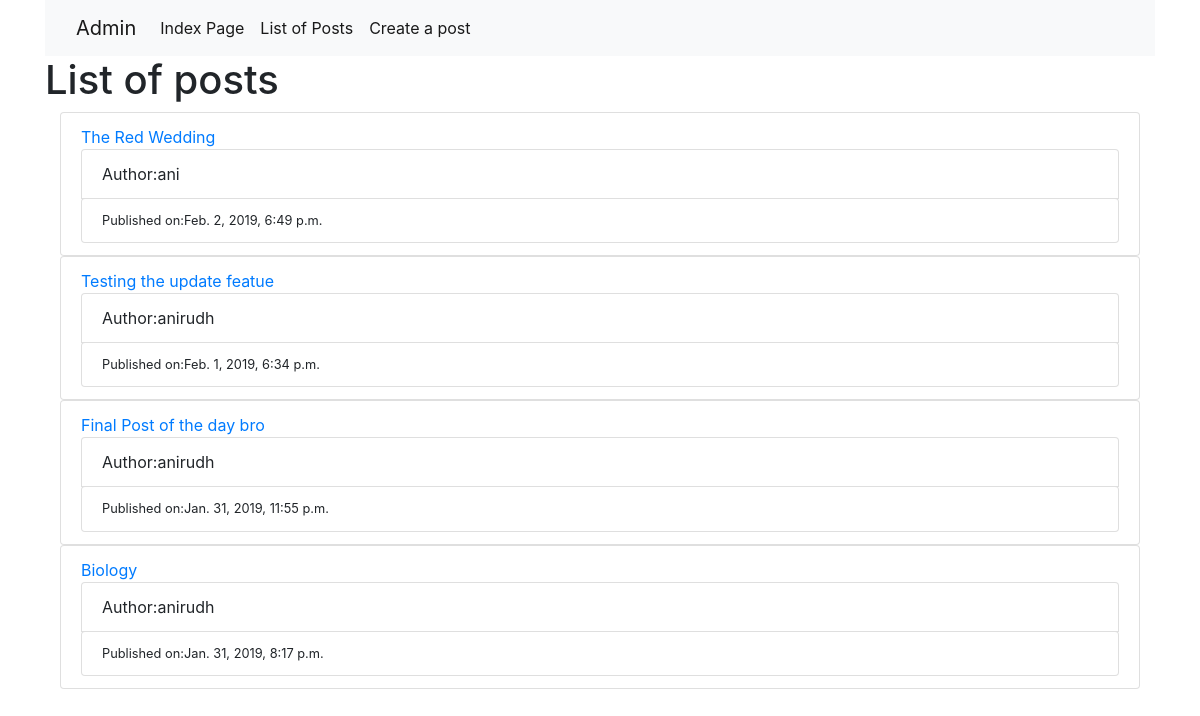
/posts/, run on the app's committed database.
### blog/models.py (models this page shows, shortened)
class Post(models.Model):
    author = models.ForeignKey("auth.User",on_delete=models.CASCADE)
    title = models.CharField(max_length=256)
    text = models.TextField()
    create_date = models.DateTimeField(default=timezone.now())
    published_date = models.DateTimeField(blank=True,null=True)

### blog/views.py (the view)
# urls.py: path('posts/',views.PostListView.as_view(),name='posts_list'),
class PostListView(ListView):
    model = Post
    context_object_name = 'post_list'
    def get_context_data(self,**kwargs):
        context = super().get_context_data(**kwargs)
        return context
    def get_queryset(self):
        return Post.objects.filter(published_date__lte=timezone.now()).order_by('-published_date')

### blog/templates/blog/post_list.html
{% extends 'blog/base.html' %}
{% block body_block %}
  <h1>List of posts</h1>
  <ul class="list-group">
  {% for post in post_list %}
  <div class="container">
    <li class="list-group-item">
      <a href="{% url 'blog:post_detail'  pk=post.pk %}">{{post.title}}</a>
        <ul class="list-group">
          <li class="list-group-item">Author:{{post.author}}</li>
          <small><li class="list-group-item">Published on:{{post.published_date}}</li></small>
        </ul>
    </li>
  </div>
  {% endfor %}
  </ul>
{% endblock %}

### data on the page
Post: title "The Red Wedding", author "ani", published_date "Feb. 2, 2019, 6:49 p.m."
Post: title "Testing the update featue", author "anirudh", published_date "Feb. 1, 2019, 6:34 p.m."
Post: title "Final Post of the day bro", author "anirudh", published_date "Jan. 31, 2019, 11:55 p.m."
Post: title "Biology", author "anirudh", published_date "Jan. 31, 2019, 8:17 p.m."
